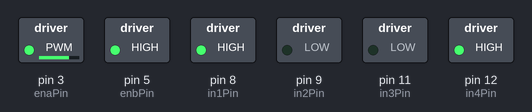
Bench run of a sketch on a simulated Arduino Uno, built with avr-gcc and run on an emulated ATmega328P. Shown: switched loads named in the sketch (green lamp = pin HIGH).

Above: at 0.1 s.
Timing chart, 0 to 1.6 s (numbered marks = the images above):
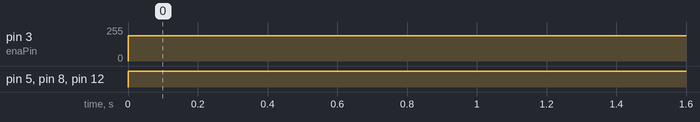

The sketch:

move-forward-in-a-straight-line-sketch.ino
```cpp
// The two jumpers on the LM298 H-Bridge have been removed.
// The speed of each motor can now be varied using PWM.

// Note:
// 1- Disconnect the 5V supply from the H-Bridge to the Arduino before upoading a sketch.
// 2- The robot drifts to one side because the speed of the wheels are different. Here we will
// adjust the motor speeds to make the bot move straight.

// Motor 2
#define enaPin 3 // PWM pin
#define in1Pin 8
#define in2Pin 9


// Motor 1
#define enbPin 5 // PWM pin
#define in3Pin 11
#define in4Pin 12


void setup() {

  pinMode(enaPin, OUTPUT);
  pinMode(in1Pin, OUTPUT);
  pinMode(in2Pin, OUTPUT);

  pinMode(enbPin, OUTPUT);
  pinMode(in3Pin, OUTPUT);
  pinMode(in4Pin, OUTPUT);


}

void loop() {

  // Move forward

  // Adjust the speed of motor 2
  analogWrite(enaPin, 190); // the range is 0-255

  // Set the direction of rotation - motor 2
  digitalWrite(in1Pin, HIGH);
  digitalWrite(in2Pin, LOW);

  // Adjust the speed of motor 1
  analogWrite(enbPin, 255); // the range is 0-255

  // Set the direction of rotation - motor 1
  digitalWrite(in3Pin, LOW);
  digitalWrite(in4Pin, HIGH);
  delay(2000);

}
```

Measured:
- by itself, pin 3 (enaPin): 0/255 → 190/255 at 0.00 s
- by itself, pin 5 (enbPin), pin 8 (in1Pin), pin 12 (in4Pin): LOW → HIGH at 0.00 s
